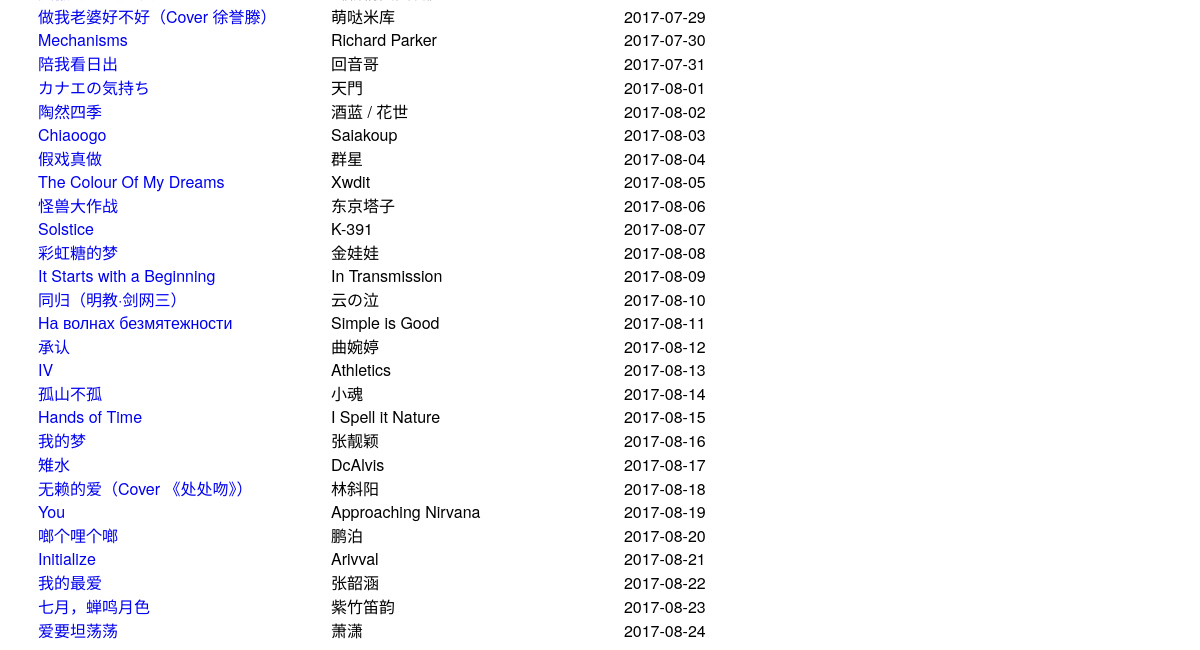
Before: /list/index/ (lower part) with the older database file.
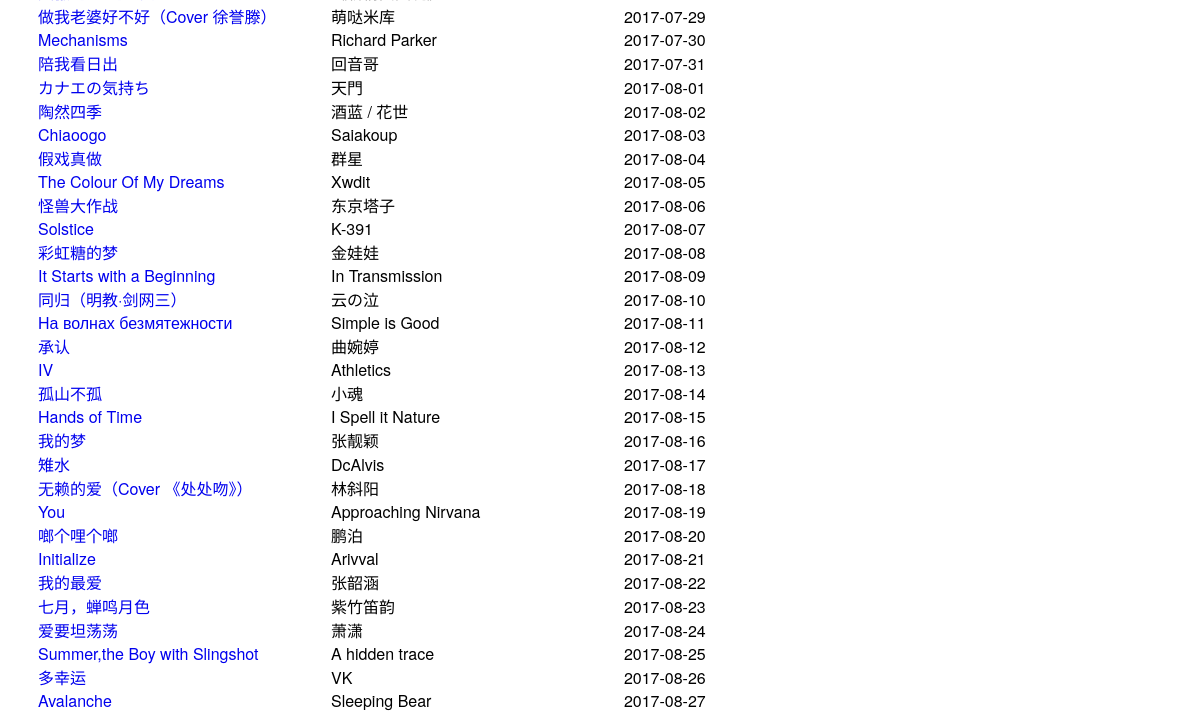
After: the same page with the newer database file.
### list/models.py (models this page shows)
class Article(models.Model):
    song_name = models.CharField('歌名', max_length=32, null=False)
    singer = models.CharField('歌手', max_length=32, null=True)
    createTime = models.DateTimeField('添加时间', auto_now=True)

### list/views.py (the view)
def index(request):
    articles = models.Article.objects.all()
    return render(request, 'list/index.html', {'articles': articles})

### list/templates/list/index.html (shortened to what this page needs)
<!DOCTYPE html>
<html lang="en">
<head>
    <link href="https://cdn.bootcss.com/bootstrap/4.0.0-alpha.6/css/bootstrap-grid.css" rel="stylesheet">
</head>
<body>
    <div  class="col-md-12">
        <a href="{% url 'list:edit_page' 0 %}">新歌曲</a>  <br/>
    {% for article in articles %}
        <div>
            <a class="col-md-3 inline" href="{% url 'list:article_page' article.id %}">{{article.song_name }}</a>
            <span class="col-md-3 inline">{{article.singer }}</span>
            <span class="col-md-4 inline">{{article.createTime|date:"Y-m-d" }}</span>
        </div>
    {% endfor %}
    </div>
</body>
</html>

### list/templates/list/index.html (style rules this page uses)
body { font-family: "Helvetica Neue", Helvetica, Arial, sans-serif, '微软雅黑'; }

Changed rows visible on the page:
added Article: song_name "Summer,the Boy with Slingshot", singer "A hidden trace", createTime "2017-08-25"
added Article: song_name "多幸运", singer "VK", createTime "2017-08-26"
added Article: song_name "Avalanche", singer "Sleeping Bear", createTime "2017-08-27"
